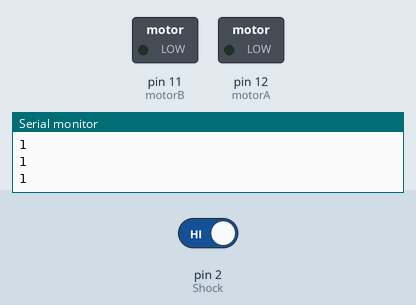
This sketch was run on a simulated Arduino Uno, built with avr-gcc and run on an emulated ATmega328P. On the bench: switched loads named in the sketch (green lamp = pin HIGH), the last lines printed to the serial monitor. Inputs (shaded band) come from the test bench; at power-on: pin 2 (Shock) HIGH.

Above: at 1.2 s.
1.3 s: pin 2 (Shock) driven LOW
At 2.1 s:
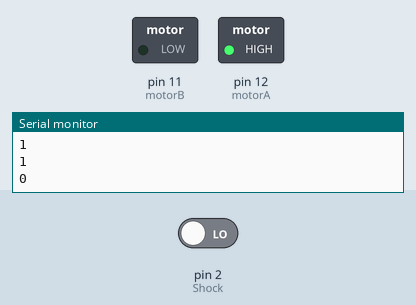
At 4.2 s:
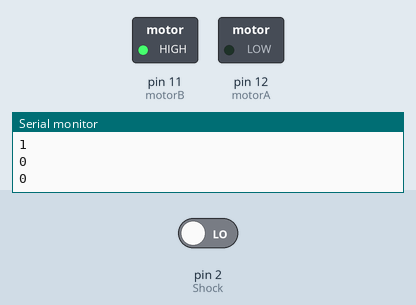
4.3 s: pin 2 (Shock) driven HIGH
At 6.8 s:
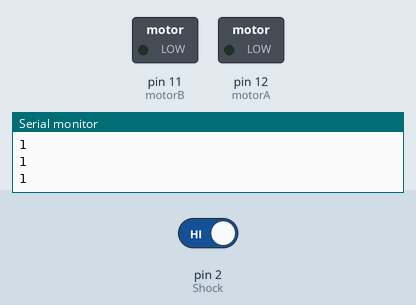
Timing chart, 0 to 8.3 s (numbered marks = the images above; inputs shaded):
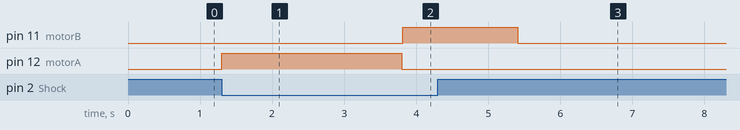

The sketch:

sensor_vibracion.ino
```cpp
int motorA = 12 ;
int motorB = 11 ;
int Shock = 2;
boolean AlarmaChoque,arriba=false;

void setup ()
{
  Serial.begin(9600);
  pinMode (motorA, OUTPUT) ;
  pinMode (motorB
  , OUTPUT) ;
  pinMode (Shock, INPUT) ;
}
void loop ()
{
  AlarmaChoque= digitalRead (Shock) ;
  Serial.println(AlarmaChoque);
  if (AlarmaChoque == 0)
  {
    if(arriba){
      digitalWrite (motorB, 1);
      delay(1600);
      digitalWrite (motorB, 0);
      arriba=false;
    }
    else
    {
      digitalWrite (motorA, 1);
      delay(2500);
      digitalWrite (motorA, 0);
      arriba=true;
    }
  }

  delay(10);
}
```

Measured:
- after the input at 1.3 s, pin 11 (motorB): LOW → HIGH after 2.5 s; pin 12 (motorA): LOW → HIGH at once, → LOW 2.5 s later
- after the input at 4.3 s, pin 11 (motorB): goes on until 5.4 s, then stays LOW; pin 12 (motorA): stops changing and stays LOW
